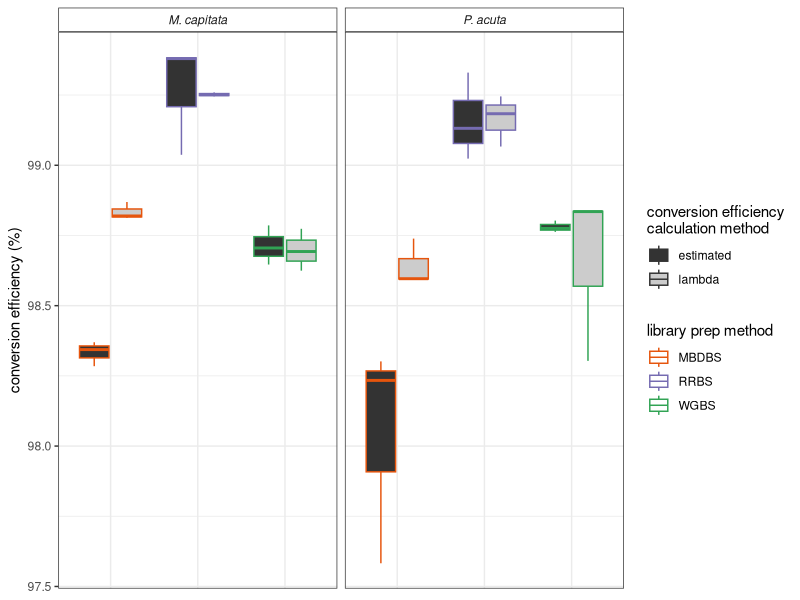

R code for this plot:
## ---- chunk 1
library(gtools)
library(dplyr)
library(tidyr)
library(broom)
library(purrr)
library(ggpubr)
## ---- chunk 2
#lambda data (intermediate file)
df <- read.csv("OLD_Output/lamda_alignments_descriptive_stats.csv", stringsAsFactors = FALSE)

#Pact/Mcap data
df_pm <- read.csv("OLD_Output/Pact_Mcap_alignments_descriptive_stats.csv", stringsAsFactors = FALSE)

#meta data
meta_data <- read.csv("metadata/30-244831635_sample_submission_form.csv", skip = 1, header = TRUE, quote = "", row.names = NULL)
## ---- chunk 3
#first need to make column for total CHH counts
df_pm$tot_chh <- df_pm$meth_chh + df_pm$unmeth_chh

#first need to make column for total CHG counts
df_pm$tot_chg <- df_pm$meth_chg + df_pm$unmeth_chg

## ---- chunk 4
#combined totals
df_pm$tot_chh_chg <- df_pm$tot_chh + df_pm$tot_chg

#combined unmeth
df_pm$unmeth_chh_chg <- df_pm$unmeth_chh + df_pm$unmeth_chg

## ---- chunk 5
#now calculate estimated conversion efficiency from %unmeth CHH
df_pm$estConvEffCHG_CHH <- (df_pm$unmeth_chh_chg/df_pm$tot_chh_chg)*100
## ---- chunk 6
df_l <- merge(df[,c("Sample", "conversion_efficiency")], df_pm[,c("Sample","estConvEffCHG_CHH")], by = "Sample")

## ---- chunk 7
colnames(df_l) <- c("Sample", "conversion_efficiency_lambda", "est_conversion_efficiency_umCHG_umCHH")
## ---- chunk 8
#subset meta data for sample name, library prep, and species
meta_data <- meta_data[,c("Sample.Name.", "Species.Strain.", "Library.Prep.Kit.Used.")]

#re-name columns
colnames(meta_data) <- c("Sample", "Species", "Method")

#simplify method column
meta_data$Method <- gsub("MBD.*", "MBDBS", meta_data$Method)
meta_data$Method <- gsub(".* RRBS.*", "RRBS", meta_data$Method)
meta_data$Method <- gsub("Pico.*", "WGBS", meta_data$Method)

#merge meta data with conversion efficiency data

df_l <- merge(meta_data, df_l, by = "Sample")

#merge descriptive stats with conversion efficiency data
df_l <- merge(df_l, within(df,rm(conversion_efficiency)), by = "Sample")

#order table by sample

df_l <- df_l[mixedorder(df_l$Sample),]

## ---- chunk 9
write.csv(df_l, "OLD_Output/lamda_vs_estimated_conversion_efficiency.csv", row.names = FALSE, quote = FALSE)
## ---- chunk 10
df_l_long <- gather(df_l, "convr_method", "perc_conv", 4:5)

#simplify convr method column
df_l_long$convr_method <- gsub(".*lambda", "lambda", df_l_long$convr_method)

df_l_long$convr_method <- gsub("est.*", "estimated", df_l_long$convr_method)
## ---- chunk 11

#run anova on lambda conversion efficiency ~ BS method for Pact samples and for Mcap samples
#The following code produces a list of anova model outputs for each species
aov_convr_lam <- df_l_long[which(df_l_long$convr_method=="lambda"),] %>% group_by(Species) %>% do(aov_models = aov(perc_conv ~ Method, data =.))

#make a tidy table with p.values
aov_convr_lam_tidy <- aov_convr_lam %>% ungroup %>% 
    pull(aov_models) %>% 
    map_dfr(tidy, .id = "grp")
#make a tidy table with glance stats
aov_convr_lam_glance <- aov_convr_lam %>% ungroup %>% 
    pull(aov_models) %>% 
    map_dfr(glance, .id = "grp")
#spread resid. data 
aov_convr_lam_tidy_w <- data.frame(pivot_wider(aov_convr_lam_tidy, names_from = term, values_from=c(df, sumsq, meansq, statistic, p.value)))

#remove columns with all NAs
aov_convr_lam_tidy_w <-aov_convr_lam_tidy_w[colSums(!is.na(aov_convr_lam_tidy_w)) > 0]

#merge all stats into one table
aov_convr_lam_stats <- merge(aov_convr_lam_glance,aov_convr_lam_tidy_w,by = "grp")

#add group names back in
aov_convr_lam_stats <- cbind(aov_convr_lam[,1], aov_convr_lam_stats[,-1])

#transpose df
aov_convr_lam_stats_t <- setNames(data.frame(t(aov_convr_lam_stats[,-1])), aov_convr_lam_stats[,1])

#add stats column
aov_convr_lam_stats_t$statistic <- as.character(rownames(aov_convr_lam_stats_t))

#remove rownames
rownames(aov_convr_lam_stats_t) <- NULL

#add model column
aov_convr_lam_stats_t$model <- "lambda conversion efficiency ~ library prep method"
## ---- chunk 12

#run anova on estimated conversion efficiency ~ BS method for Pact samples and for Mcap samples
#The following code produces a list of anova model outputs for each species
aov_convr_est <- df_l_long[which(df_l_long$convr_method=="estimated"),] %>% group_by(Species) %>% do(aov_models = aov(perc_conv ~ Method, data =.))

#make a tidy table with p.values
aov_convr_est_tidy <- aov_convr_est %>% ungroup %>% 
    pull(aov_models) %>% 
    map_dfr(tidy, .id = "grp")
#make a tidy table with glance stats
aov_convr_est_glance <- aov_convr_est %>% ungroup %>% 
    pull(aov_models) %>% 
    map_dfr(glance, .id = "grp")
#spread resid. data 
aov_convr_est_tidy_w <- data.frame(pivot_wider(aov_convr_est_tidy, names_from = term, values_from=c(df, sumsq, meansq, statistic, p.value)))

#remove columns with all NAs
aov_convr_est_tidy_w <-aov_convr_est_tidy_w[colSums(!is.na(aov_convr_est_tidy_w)) > 0]

#merge all stats into one table
aov_convr_est_stats <- merge(aov_convr_est_glance,aov_convr_est_tidy_w,by = "grp")

#add group names back in
aov_convr_est_stats <- cbind(aov_convr_est[,1], aov_convr_est_stats[,-1])

#transpose df
aov_convr_est_stats_t <- setNames(data.frame(t(aov_convr_est_stats[,-1])), aov_convr_est_stats[,1])

#stats column 
aov_convr_est_stats_t$statistic <- as.character(rownames(aov_convr_est_stats_t))

#remove rownames
rownames(aov_convr_est_stats_t) <- NULL

#add model column
aov_convr_est_stats_t$model <- " estimiated conversion efficiency ~ library prep method"



## ---- chunk 13
t_convr_cmpr <- df_l_long %>% group_by(Species, Method) %>% do(t_models = t.test(perc_conv ~ convr_method, data =.))

#make a tidy table with p.values
t_convr_cmpr_stats <- t_convr_cmpr %>% ungroup %>% 
    pull(t_models) %>% 
    map_dfr(tidy, .id = "grp")
#make a tidy table with glance stats
#aov_convr_cmpr_glance <- aov_convr_cmpr %>% ungroup %>% 
#    pull(aov_models) %>% 
#    map_dfr(glance, .id = "grp")
#spread resid. data 
#aov_convr_cmpr_tidy_w <- data.frame(pivot_wider(aov_convr_cmpr_tidy, names_from = term, values_from=c(df, sumsq, meansq, statistic, p.value)))

#remove columns with all NAs
#aov_convr_cmpr_tidy_w <-aov_convr_cmpr_tidy_w[colSums(!is.na(aov_convr_cmpr_tidy_w)) > 0]

#merge all stats into one table
#aov_convr_cmpr_stats <- merge(aov_convr_cmpr_glance,aov_convr_cmpr_tidy_w,by = "grp")

#add group names back in
t_convr_cmpr_stats <- cbind(t_convr_cmpr[,1:2], t_convr_cmpr_stats[,-1])

#add model column
t_convr_cmpr_stats$model <- "estimated ~ lambda"

#add lib. prep method to model
t_convr_cmpr_stats$model <- paste(t_convr_cmpr_stats$Method, t_convr_cmpr_stats$model, t_convr_cmpr_stats$alternative, t_convr_cmpr_stats$method)

#remove lib method column
t_convr_cmpr_stats$Method <- NULL
t_convr_cmpr_stats$method <- NULL
t_convr_cmpr_stats$alternative <- NULL

#transpose df
#t_convr_cmpr_stats_t <- setNames(data.frame(t(t_convr_cmpr_stats[,-c(1:2)])),c(t_convr_cmpr_stats[,1]))

#format to long
t_convr_cmpr_stats_t <- tidyr::spread(tidyr::gather( t_convr_cmpr_stats, "statistic", "value", 2:9), "Species", "value")

## ---- chunk 14
#combine summary tables
aov_convr_stats_all <- rbind(aov_convr_lam_stats_t,aov_convr_est_stats_t,t_convr_cmpr_stats_t)

write.csv(aov_convr_stats_all, "OLD_Output/conversion_efficiency_stats.csv", quote = FALSE)
## ---- chunk 15
#plot lambda conversion efficiency for each method facetted by species
jpeg("OLD_Output/BS_conversion_efficiency.jpg", width = 6, height = 3, units = "in", res = 300)
ggplot(df_l_long) + geom_boxplot(aes(y = perc_conv, x = Method, color = Method, fill = convr_method),outlier.shape = NA) + facet_wrap(~Species) + theme_bw() + theme(axis.title.x=element_blank(),axis.text.x=element_blank(),axis.ticks.x=element_blank(),strip.background =element_rect(fill="white"),strip.text = element_text(face = "italic")) + scale_color_manual(values = c("#E6550D", "#756BB1","#31A354" )) + ylab("conversion efficiency (%)") + scale_fill_grey() + labs(color = "library prep method",fill = "conversion efficiency\ncalculation method")
dev.off()
